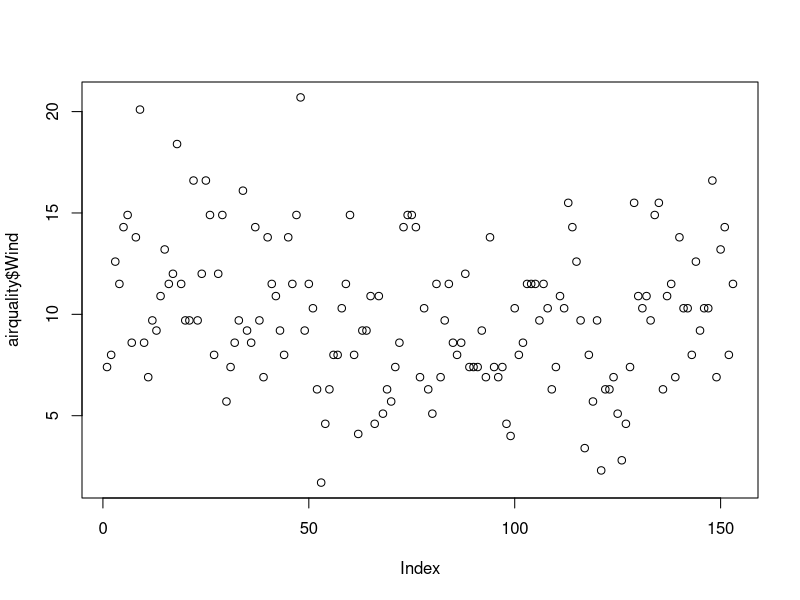
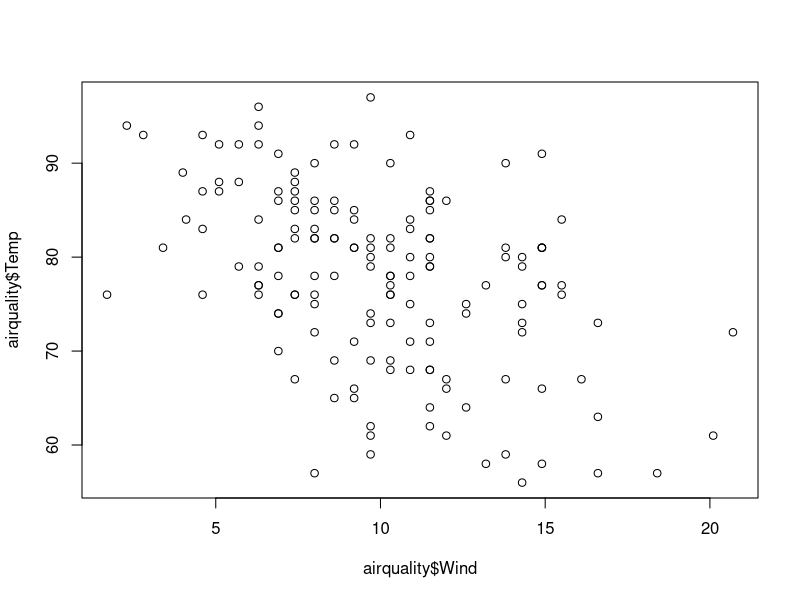
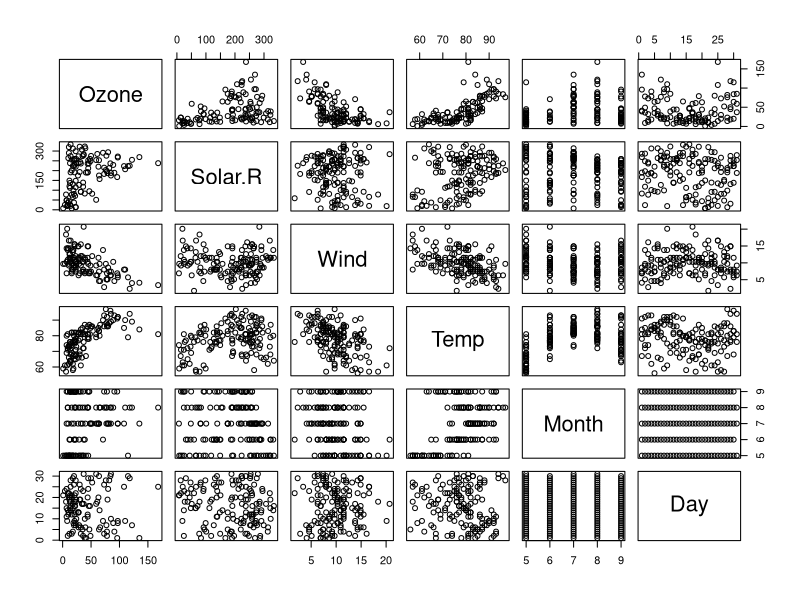
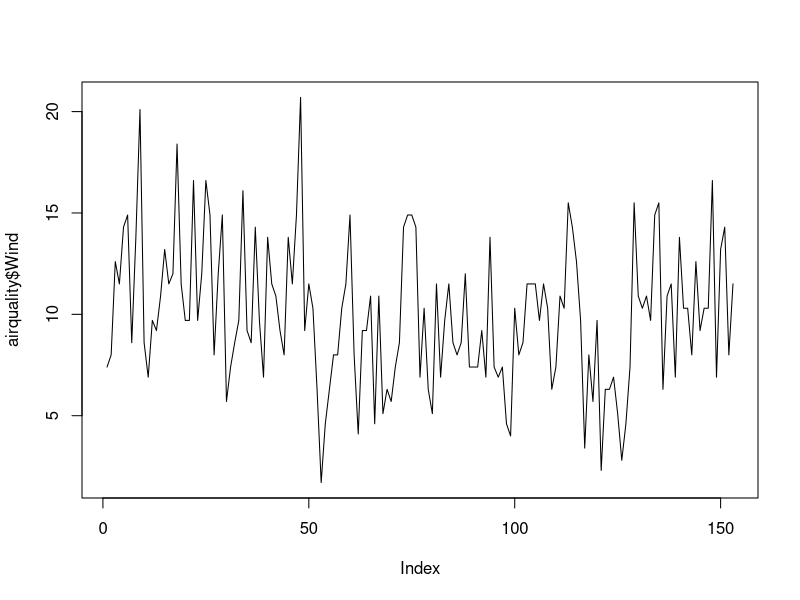
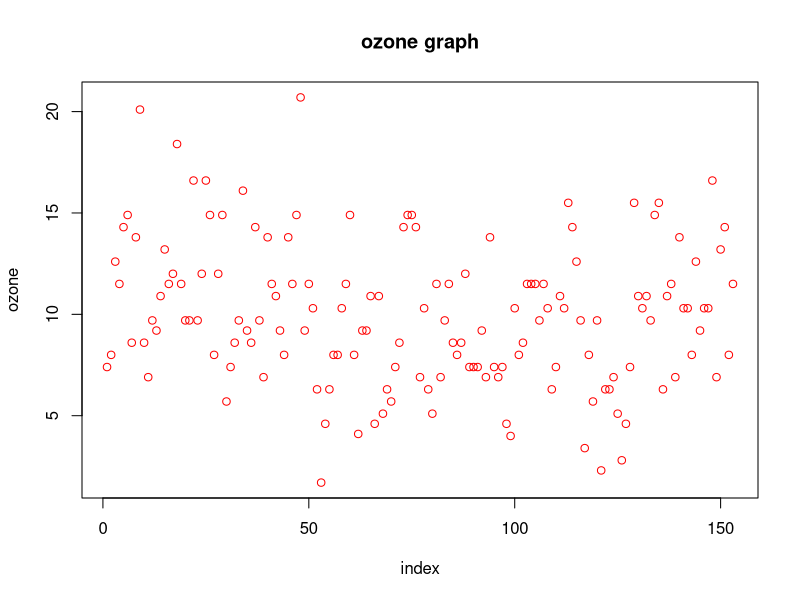
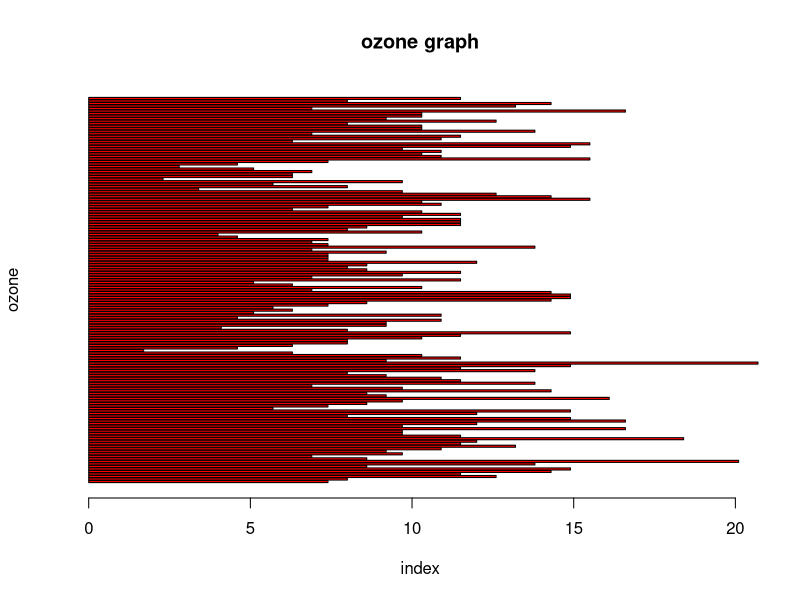
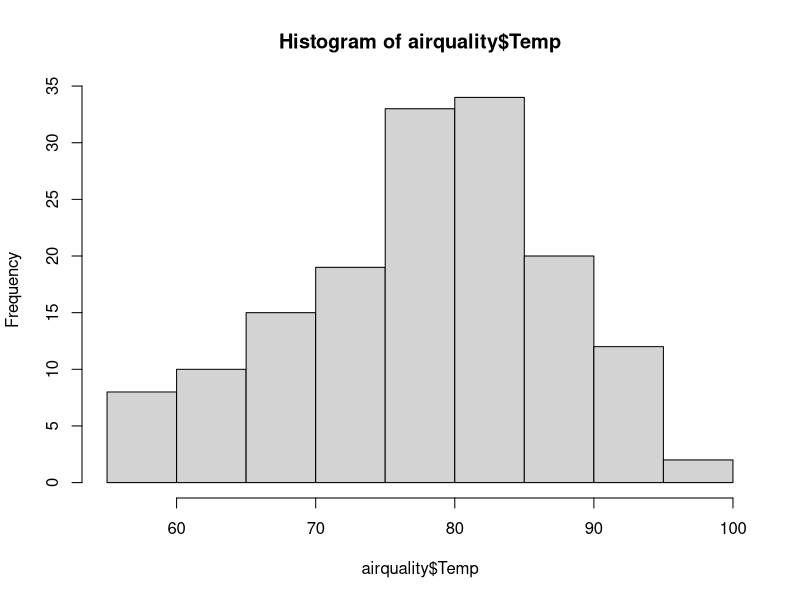
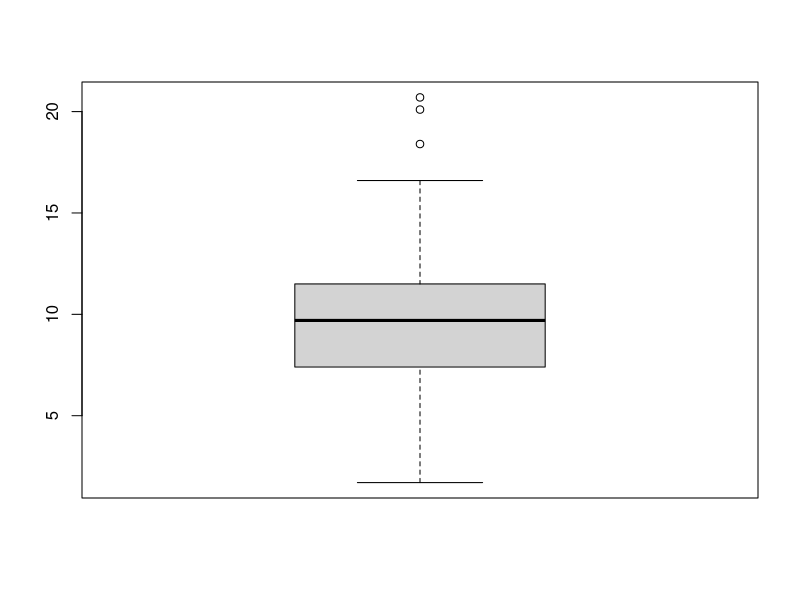

Write the R code that produced these figures, in order.
library(datasets) # importing datasets pacakage

airquality<-datasets::airquality

head(airquality)  # to see first few rows (by default 6)
tail(airquality)  # to see last few rows (by default 6)

head(airquality,10) # to see first 10 rows 

airquality[,c(1,2)] # slicing

airquality$Wind    # to access one column

airquality[c(1,4),]

summary(airquality$Temp)  # to calculate the summary stats , use "summary"
summary(airquality)
summary(airquality$Wind)
summary(airquality[c(-2,-6)])

########plots####################

plot(airquality$Wind)
plot(airquality$Wind,airquality$Temp)   # plot between two fields
plot(airquality)   # plot for full data set

####### points and line

plot(airquality$Wind, type = 'l')   # p=points l =lines b=both

plot(airquality$Wind, xlab = 'index', ylab = 'ozone',main = 'ozone graph',
     col='red')



barplot(airquality$Wind, xlab = 'index', ylab = 'ozone',main = 'ozone graph',
        col='red',horiz = T)    ### barpot - horizontal

hist(airquality$Temp)   ### histogram

boxplot(airquality$Wind)  ### single box plot

boxplot(airquality[,1:4],main='multiple') ### multiple box plot

#margin of the grid(mar), 
#no of rows and columns(mfrow), 
#whether a border is to be included(bty) -- o/n
#and position of the 
#labels(las: 1 for horizontal, las: 0 for vertical)

par(mfrow=c(1,1),mar=c(2,1,1,12),  las=0, bty="n")

plot(airquality$Ozone)
plot(airquality$Ozone, airquality$Wind)
plot(airquality$Ozone, type= "l")
plot(airquality$Ozone, type= "l")
plot(airquality$Ozone, type= "l")

barplot(airquality$Ozone, main = 'Ozone Concenteration in air',
        xlab = 'ozone levels', col='green',horiz = TRUE)
hist(airquality$Solar.R)
boxplot(airquality$Solar.R)
boxplot(airquality[,0:4], main='Multiple Box plots')
